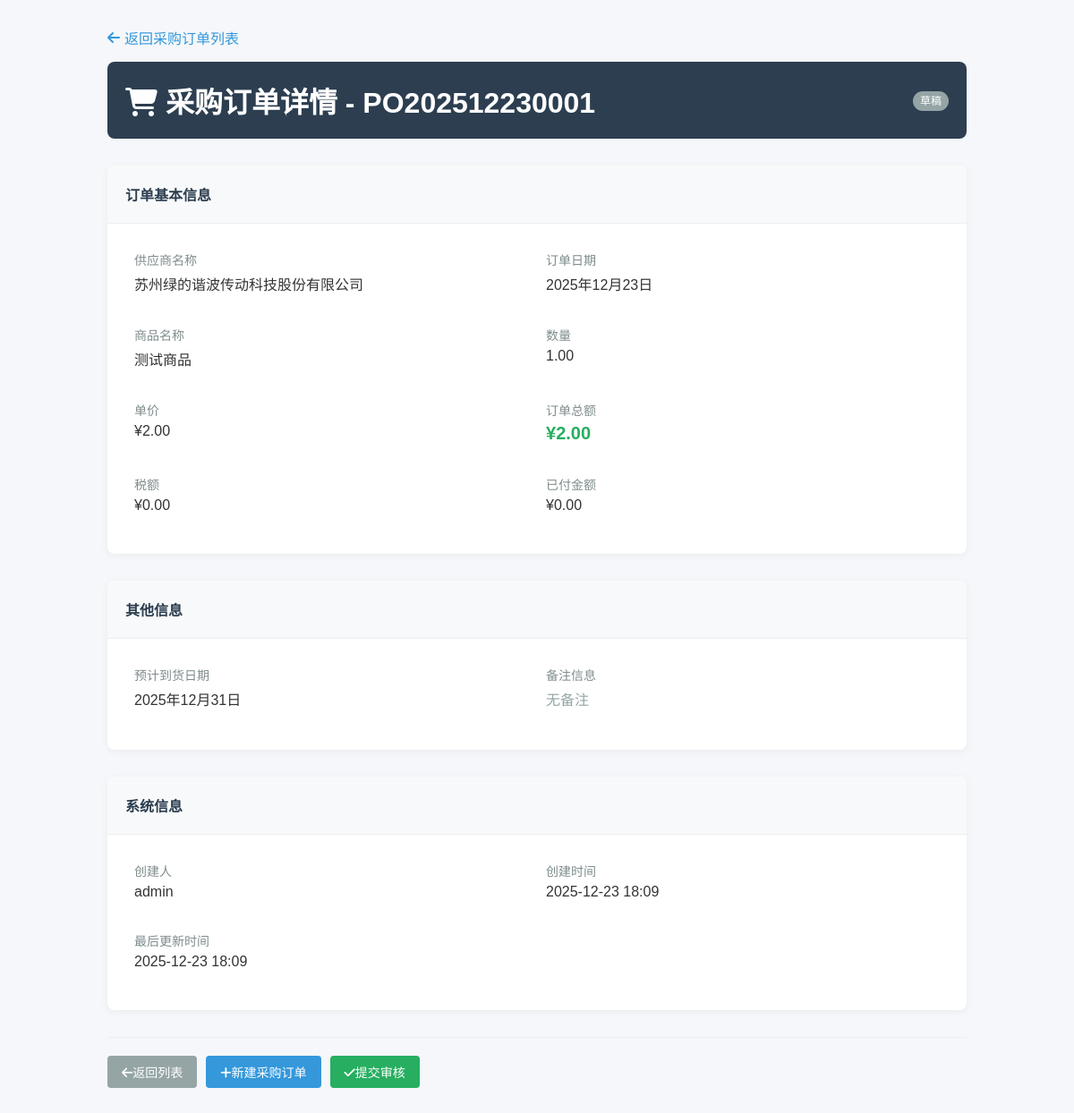
/finance/purchase-orders/1/ (signed in), run on the app's committed database.
### finance_app/models.py (models this page shows, shortened)
class PurchaseOrder(models.Model):
    ORDER_STATUS = [
        ('DRAFT', '草稿'),
        ('SUBMITTED', '已提交'),
        ('APPROVED', '已审核'),
        ('RECEIVED', '已收货'),
        ('CANCELLED', '已取消'),
    ]
    order_number = models.CharField('订单编号', max_length=50, unique=True)
    supplier = models.ForeignKey(Supplier, on_delete=models.CASCADE, verbose_name='供应商')
    order_date = models.DateField('订单日期', default=timezone.now)
    expected_date = models.DateField('预计到货日期', null=True, blank=True)
    status = models.CharField('状态', max_length=20, choices=ORDER_STATUS, default='DRAFT')
    total_amount = models.DecimalField('订单总额', max_digits=12, decimal_places=2, default=0)
    tax_amount = models.DecimalField('税额', max_digits=12, decimal_places=2, default=0)
    paid_amount = models.DecimalField('已付金额', max_digits=12, decimal_places=2, default=0)
    product_name = models.CharField('商品名称', max_length=200)
    quantity = models.DecimalField('数量', max_digits=10, decimal_places=2, default=0)
    unit_price = models.DecimalField('单价', max_digits=10, decimal_places=2, default=0)
    notes = models.TextField('备注', blank=True)
    created_by = models.ForeignKey(User, on_delete=models.SET_NULL, null=True, verbose_name='创建人')
    created_time = models.DateTimeField('创建时间', auto_now_add=True)
    updated_time = models.DateTimeField('更新时间', auto_now=True)
    class Meta:
        verbose_name = '采购订单'
        verbose_name_plural = '采购订单'
        ordering = ['-order_date', '-created_time']

class Supplier(models.Model):
    STATUS_CHOICES = [
        ('ACTIVE', '启用'),
        ('INACTIVE', '停用'),
    ]
    supplier_id = models.CharField(max_length=20, primary_key=True, verbose_name="供应商ID")
    supplier_name = models.CharField(max_length=100, null=False, blank=False, verbose_name="供应商名称")
    payment_terms = models.CharField(max_length=50, null=True, blank=True, verbose_name="付款条件")
    current_payable = models.DecimalField(max_digits=15, decimal_places=2, default=0.00,
                                          verbose_name="当前应付账款")
    bank_account = models.CharField(max_length=50, null=True, blank=True, verbose_name="银行账号")
    status = models.CharField(
        max_length=20,
        choices=STATUS_CHOICES,
        null=False,
        blank=False,
        default='ACTIVE',
        verbose_name="状态"
    )
    create_time = models.DateTimeField(auto_now_add=True, verbose_name="创建时间")
    update_time = models.DateTimeField(auto_now=True, verbose_name="更新时间")
    class Meta:
        db_table = 'suppliers'  # 显式指定数据库表名
        verbose_name = "供应商"
        verbose_name_plural = "供应商"
        ordering = ['supplier_id']

### finance_app/views.py (the view, shortened to what this page needs)
        def _wrapped_view(request, *args, **kwargs):
            if not request.user.is_authenticated:
                return redirect('users:login')
            if request.user.username == 'admin':
                return view_func(request, *args, **kwargs)

### finance_app/views.py (called while the page is built, shortened)
def check_finance_permission(permission_type):
    def decorator(view_func):
        def _wrapped_view(request, *args, **kwargs):
            if not request.user.is_authenticated:
                return redirect('users:login')
            if request.user.username == 'admin':
                return view_func(request, *args, **kwargs)
        return _wrapped_view
    return decorator

@login_required
@check_finance_permission('voucher')
def purchase_order_detail(request, pk):
    order = get_object_or_404(PurchaseOrder, pk=pk)
    context = {
        'order': order,
        'title': '采购订单详情'
    }
    return render(request, 'finance_app/purchase_order_detail.html', context)

### finance_app/templates/finance_app/purchase_order_detail.html (shortened to what this page needs)
<!DOCTYPE html>
<html lang="zh-CN">
<head>
    <link rel="stylesheet" href="https://cdn.bootcdn.net/ajax/libs/font-awesome/6.4.0/css/all.min.css">
</head>
<body>
    <div class="container">
        <a href="{% url 'finance_app:purchase_order_list' %}" class="back-link">
            <i class="fas fa-arrow-left"></i>返回采购订单列表
        </a>
        <div class="header">
            <h1>
                <i class="fas fa-shopping-cart me-2"></i>
                采购订单详情 - {{ order.order_number }}
            </h1>
            <div>
                {% if order.status == 'DRAFT' %}
                <span class="badge badge-draft">草稿</span>
                {% elif order.status == 'SUBMITTED' %}
                <span class="badge badge-submitted">已提交</span>
                {% elif order.status == 'APPROVED' %}
                <span class="badge badge-approved">已审核</span>
                {% elif order.status == 'RECEIVED' %}
                <span class="badge badge-received">已收货</span>
                {% elif order.status == 'CANCELLED' %}
                <span class="badge badge-cancelled">已取消</span>
                {% endif %}
            </div>
        </div>
        <div class="card">
            <div class="card-header">订单基本信息</div>
            <div class="card-body">
                <div class="info-grid">
                    <div class="info-item">
                        <div class="info-label">供应商名称</div>
                        <div class="info-value">{{ order.supplier.supplier_name }}</div>
                    </div>
                    <div class="info-item">
                        <div class="info-label">订单日期</div>
                        <div class="info-value">{{ order.order_date|date:"Y年m月d日" }}</div>
                    </div>
                    <div class="info-item">
                        <div class="info-label">商品名称</div>
                        <div class="info-value">{{ order.product_name }}</div>
                    </div>
                    <div class="info-item">
                        <div class="info-label">数量</div>
                        <div class="info-value">{{ order.quantity }}</div>
                    </div>
                    <div class="info-item">
                        <div class="info-label">单价</div>
                        <div class="info-value">¥{{ order.unit_price|floatformat:2 }}</div>
                    </div>
                    <div class="info-item">
                        <div class="info-label">订单总额</div>
                        <div class="info-value amount-highlight">
                            ¥{{ order.total_amount|floatformat:2 }}
                        </div>
                    </div>
                    <div class="info-item">
                        <div class="info-label">税额</div>
                        <div class="info-value">¥{{ order.tax_amount|floatformat:2 }}</div>
                    </div>
                    <div class="info-item">
                        <div class="info-label">已付金额</div>
                        <div class="info-value">¥{{ order.paid_amount|floatformat:2 }}</div>
                    </div>
                </div>
            </div>
        </div>
        <div class="card">
            <div class="card-header">其他信息</div>
            <div class="card-body">
                <div class="info-grid">
                    <div class="info-item">
                        <div class="info-label">预计到货日期</div>
                        <div class="info-value">
                            {% if order.expected_date %}
                                {{ order.expected_date|date:"Y年m月d日" }}
                            {% else %}
                                <span style="color: #95a5a6;">未设置</span>
                            {% endif %}
                        </div>
                    </div>
                    <div class="info-item">
                        <div class="info-label">备注信息</div>
                        <div class="info-value">
                            {% if order.notes %}
                                {{ order.notes|linebreaks }}
                            {% else %}
                                <span style="color: #95a5a6;">无备注</span>
                            {% endif %}
                        </div>
                    </div>
                </div>
            </div>
        </div>
        <div class="card">
            <div class="card-header">系统信息</div>
            <div class="card-body">
                <div class="info-grid">
                    <div class="info-item">
                        <div class="info-label">创建人</div>
                        <div class="info-value">{{ order.created_by.username }}</div>
                    </div>
                    <div class="info-item">
                        <div class="info-label">创建时间</div>
                        <div class="info-value">{{ order.created_time|date:"Y-m-d H:i" }}</div>
                    </div>
                    <div class="info-item">
                        <div class="info-label">最后更新时间</div>
                        <div class="info-value">{{ order.updated_time|date:"Y-m-d H:i" }}</div>
                    </div>
                </div>
            </div>
        </div>
        <div class="action-buttons">
            <a href="{% url 'finance_app:purchase_order_list' %}" class="btn btn-secondary">
                <i class="fas fa-arrow-left me-1"></i>返回列表
            </a>
            <a href="{% url 'finance_app:purchase_order_create' %}" class="btn btn-primary">
                <i class="fas fa-plus me-1"></i>新建采购订单
            </a>
            {% if order.status == 'DRAFT' %}
            <a href="#" class="btn btn-success">
                <i class="fas fa-check me-1"></i>提交审核
            </a>
            {% endif %}
        </div>
    </div>
</body>
</html>

### finance_app/templates/finance_app/purchase_order_detail.html (style rules this page uses)
* { margin: 0; padding: 0; box-sizing: border-box; }
body { font-family: "Microsoft YaHei", sans-serif; background-color: #f5f7fa; color: #333; }
.container { max-width: 1000px; margin: 30px auto; padding: 0 20px; }
.header { background-color: #2c3e50; color: white; padding: 20px; margin-bottom: 30px; border-radius: 8px; display: flex; justify-content: space-between; align-items: center; }
.btn { padding: 8px 16px; border: none; border-radius: 4px; cursor: pointer; text-decoration: none; display: inline-block; font-size: 14px; }
.btn-primary { background-color: #3498db; color: white; }
.btn-secondary { background-color: #95a5a6; color: white; }
.btn-success { background-color: #27ae60; color: white; }
.card { background-color: white; border-radius: 8px; box-shadow: 0 2px 10px rgba(0,0,0,0.05); margin-bottom: 30px; overflow: hidden; }
.card-header { background-color: #f8f9fa; padding: 20px; border-bottom: 1px solid #eee; font-weight: 600; color: #2c3e50; }
.card-body { padding: 30px; }
.info-grid { display: grid; grid-template-columns: repeat(2, 1fr); gap: 20px; }
.info-item { margin-bottom: 15px; }
.info-label { color: #7f8c8d; font-size: 14px; margin-bottom: 5px; }
.info-value { font-size: 16px; font-weight: 500; }
.badge { padding: 4px 8px; border-radius: 12px; font-size: 12px; font-weight: 500; color: white; }
.badge-draft { background-color: #95a5a6; }
.action-buttons { display: flex; gap: 10px; margin-top: 30px; padding-top: 20px; border-top: 1px solid #eee; }
.back-link { color: #3498db; text-decoration: none; display: inline-flex; align-items: center; gap: 5px; margin-bottom: 15px; }
.amount-highlight { font-size: 20px; color: #27ae60; font-weight: bold; }

### data on the page
PurchaseOrder: order_number "PO202512230001", supplier.supplier_name "苏州绿的谐波传动科技股份有限公司", order_date "2025年12月23日", product_name "测试商品", quantity "1.00", unit_price "2.00", total_amount "2.00", tax_amount "0.00", paid_amount "0.00", expected_date "2025年12月31日", created_by.username "admin", created_time "2025-12-23 18:09", updated_time "2025-12-23 18:09"
